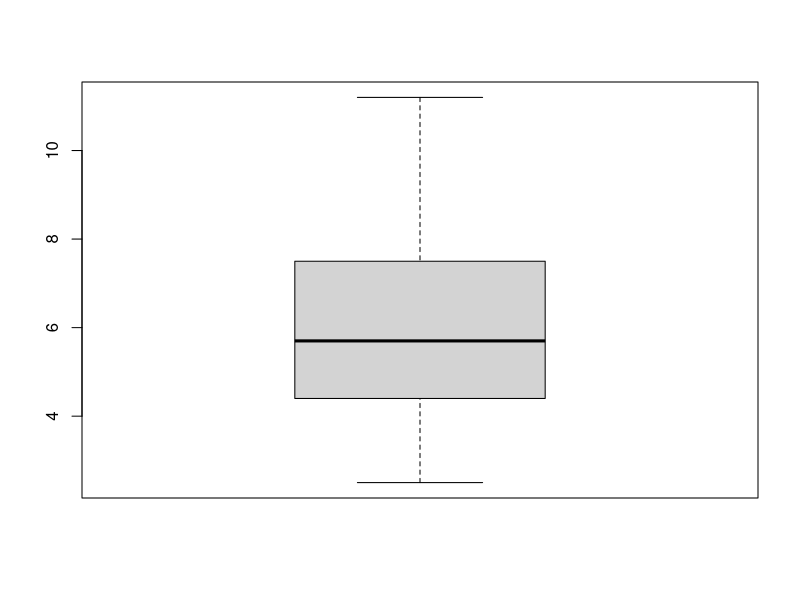
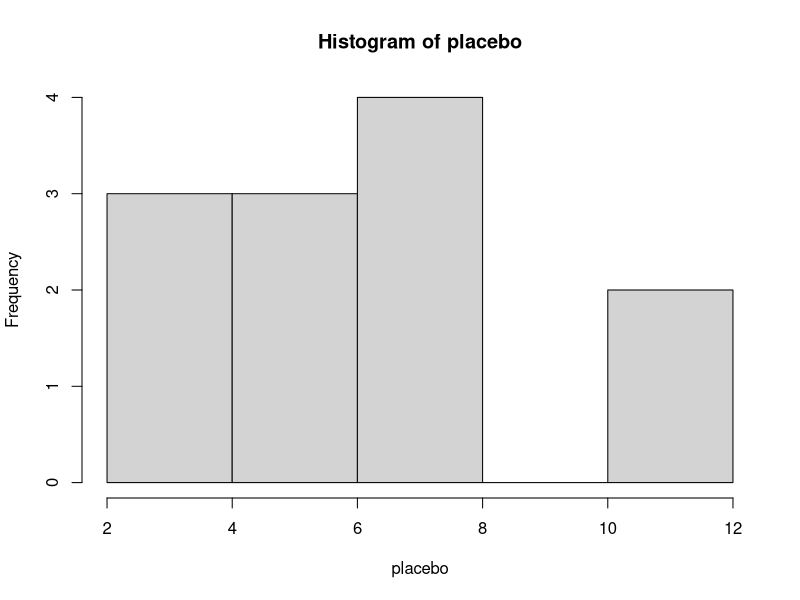
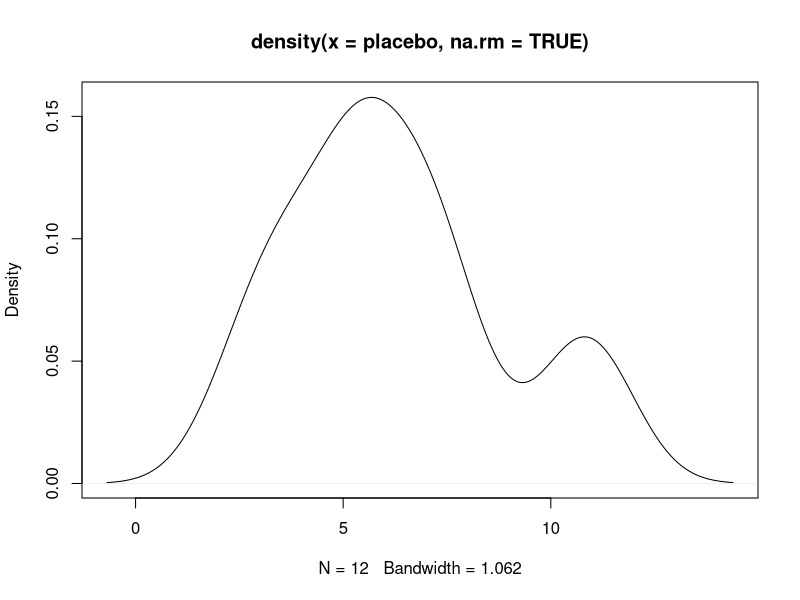
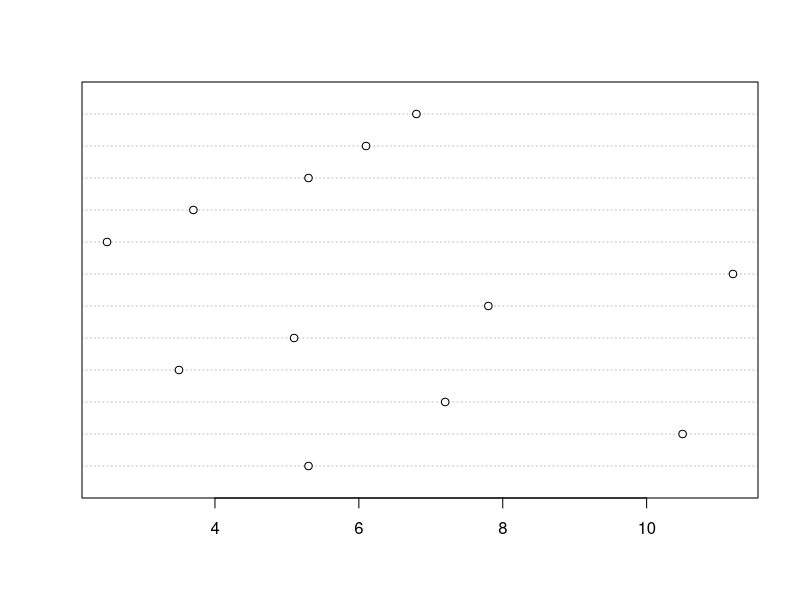
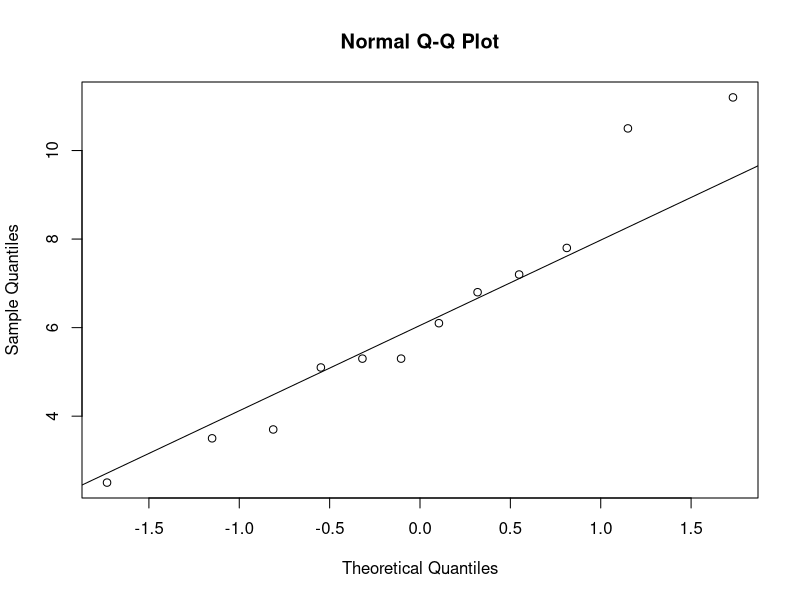
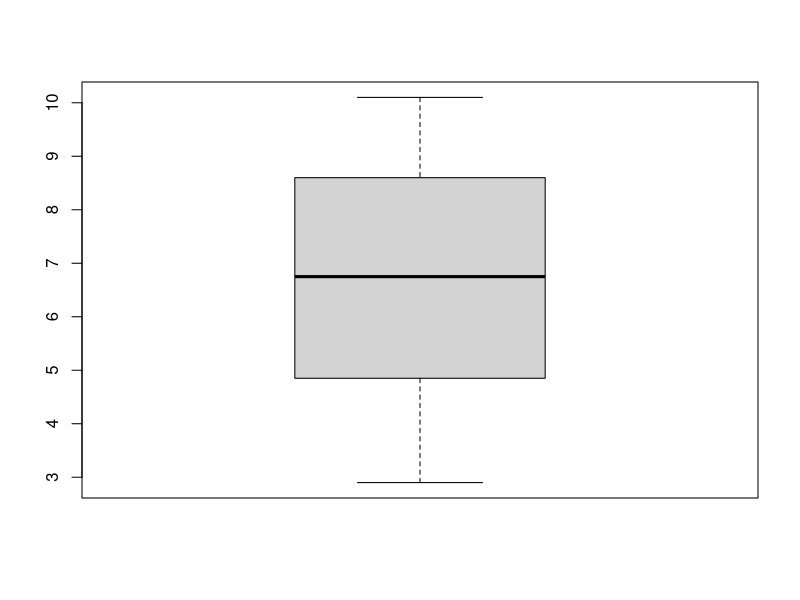
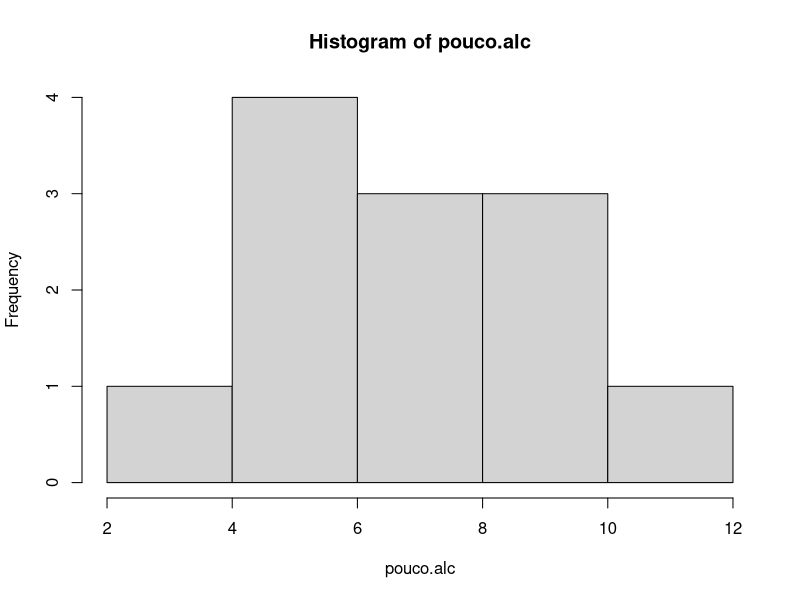
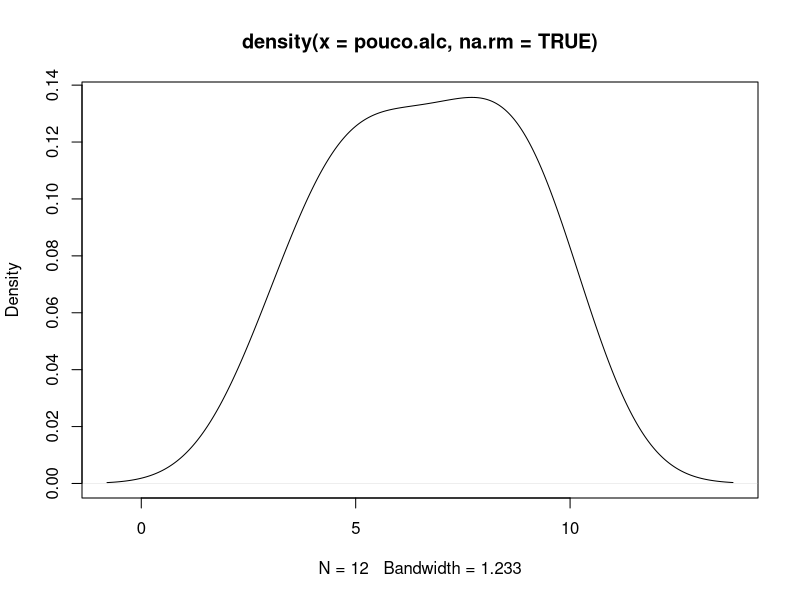

These figures' R source, in order:
#--------------------------------------------
#ANOVA
#Amer Cavalheiro Hamdan
#Dezembro/2012
#-------------------------------------------
#Comparar a media de tres grupos no desempenho de um teste de memóraria em relacao ao
#consumo de alcool
#H0 = x1 = x2 = x3
#Ha = x1 >< x2 >< x3

#grupo placebo (sem alcool)
placebo = c(5.3, 10.5, 7.2, 3.5, 5.1, 7.8, 11.2, 2.5, 3.7, 5.3, 6.1, 6.8)
placebo

#Analise exploratoria dos dados
summary(placebo)
sd(placebo)
boxplot(placebo)
hist(placebo)
plot(density(placebo, na.rm=TRUE))
dotchart(placebo)
qqnorm(placebo)
qqline(placebo)

#grupo pouco consumo de alcool
pouco.alc = c(5.5, 7.6, 9.2, 8.5, 2.9, 5.3, 6.6, 6.9, 4.1, 4.4, 8.7, 10.1)
pouco.alc

#Analise exploratoria dos dados
summary(pouco.alc)
sd(pouco.alc)
boxplot(pouco.alc)
hist(pouco.alc)
plot(density(pouco.alc, na.rm=TRUE))
dotchart(pouco.alc)
qqnorm(pouco.alc)
qqline(pouco.alc)

#grupo com muito consumo de alcool
muito.alc = c(8.4, 10.2, 8.7, 9.3, 11.2, 15.8, 7.5, 11.2, 8.9, 8.5, 17.3, 11.2)
muito.alc

#Analise exploratoria dos dados
summary(muito.alc)
sd(muito.alc)
boxplot(muito.alc)
hist(muito.alc)
plot(density(muito.alc, na.rm=TRUE))
dotchart(muito.alc)
qqnorm(muito.alc)
qqline(muito.alc)

#construcao de um data frame
dados1 =data.frame(grupo=gl(3, 12),resultado=c(placebo,pouco.alc,muito.alc))
dados1
attach(dados1)

#transformar grupo em fator
grupo = factor(grupo)
is.factor(grupo)

#Modelo da ANOVA
modelo.anova = aov(resultado~grupo)
summary(modelo.anova)

#Grafico boxplot comparando os grupos
boxplot(placebo, pouco.alc, muito.alc)

#Pos-Hoc (Teste de Tukey)
TukeyHSD(modelo.anova, ordered = TRUE)

#grafico do Teste de Tukey
plot(TukeyHSD(modelo.anova, ordered=TRUE))
